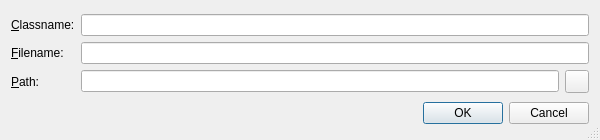
<?xml version="1.0" encoding="UTF-8"?>
<ui version="4.0">
 <class>NewDialogClassDialog</class>
 <widget class="QDialog" name="NewDialogClassDialog">
  <property name="geometry">
   <rect>
    <x>0</x>
    <y>0</y>
    <width>600</width>
    <height>140</height>
   </rect>
  </property>
  <property name="windowTitle">
   <string>New Dialog Class</string>
  </property>
  <property name="sizeGripEnabled">
   <bool>true</bool>
  </property>
  <layout class="QVBoxLayout" name="_2">
   <item>
    <layout class="QGridLayout" name="_3">
     <item row="2" column="1">
      <widget class="QLineEdit" name="pathnameEdit">
       <property name="toolTip">
        <string>Enter the path of the file for the forms code</string>
       </property>
      </widget>
     </item>
     <item row="0" column="0">
      <widget class="QLabel" name="label">
       <property name="text">
        <string>&amp;Classname:</string>
       </property>
       <property name="buddy">
        <cstring>classnameEdit</cstring>
       </property>
      </widget>
     </item>
     <item row="1" column="0">
      <widget class="QLabel" name="label_2">
       <property name="text">
        <string>&amp;Filename:</string>
       </property>
       <property name="buddy">
        <cstring>filenameEdit</cstring>
       </property>
      </widget>
     </item>
     <item row="2" column="0">
      <widget class="QLabel" name="label_3">
       <property name="text">
        <string>&amp;Path:</string>
       </property>
       <property name="buddy">
        <cstring>pathnameEdit</cstring>
       </property>
      </widget>
     </item>
     <item row="0" column="1" colspan="2">
      <widget class="QLineEdit" name="classnameEdit">
       <property name="toolTip">
        <string>Enter the name of the new class</string>
       </property>
      </widget>
     </item>
     <item row="1" column="1" colspan="2">
      <widget class="QLineEdit" name="filenameEdit">
       <property name="toolTip">
        <string>Enter the name of the file for the forms code</string>
       </property>
      </widget>
     </item>
     <item row="2" column="2">
      <widget class="QToolButton" name="pathButton">
       <property name="toolTip">
        <string>Select the source file path via a directory selection dialog</string>
       </property>
      </widget>
     </item>
    </layout>
   </item>
   <item>
    <widget class="QDialogButtonBox" name="buttonBox">
     <property name="orientation">
      <enum>Qt::Horizontal</enum>
     </property>
     <property name="standardButtons">
      <set>QDialogButtonBox::Cancel|QDialogButtonBox::Ok</set>
     </property>
    </widget>
   </item>
  </layout>
 </widget>
 <tabstops>
  <tabstop>classnameEdit</tabstop>
  <tabstop>filenameEdit</tabstop>
  <tabstop>pathnameEdit</tabstop>
  <tabstop>pathButton</tabstop>
  <tabstop>buttonBox</tabstop>
 </tabstops>
 <resources/>
 <connections>
  <connection>
   <sender>buttonBox</sender>
   <signal>accepted()</signal>
   <receiver>NewDialogClassDialog</receiver>
   <slot>accept()</slot>
   <hints>
    <hint type="sourcelabel">
     <x>248</x>
     <y>254</y>
    </hint>
    <hint type="destinationlabel">
     <x>157</x>
     <y>274</y>
    </hint>
   </hints>
  </connection>
  <connection>
   <sender>buttonBox</sender>
   <signal>rejected()</signal>
   <receiver>NewDialogClassDialog</receiver>
   <slot>reject()</slot>
   <hints>
    <hint type="sourcelabel">
     <x>316</x>
     <y>260</y>
    </hint>
    <hint type="destinationlabel">
     <x>286</x>
     <y>274</y>
    </hint>
   </hints>
  </connection>
 </connections>
</ui>
